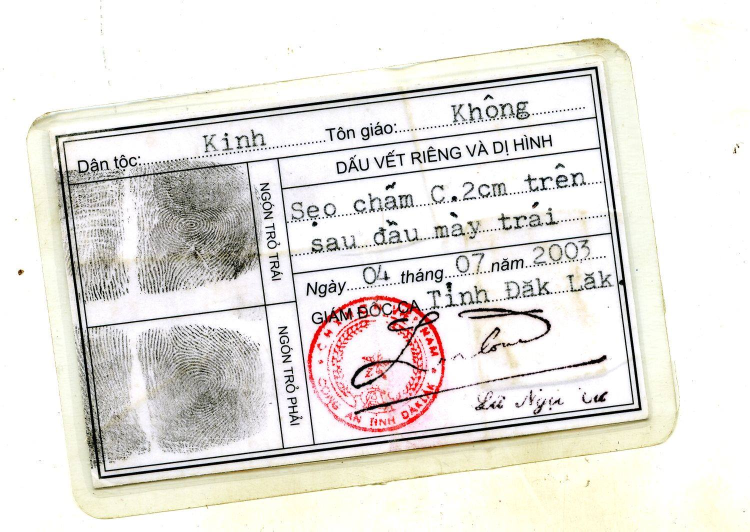
#> input picture Project/Tho/Linux/data/ID_1.jpg, 1500 x 1063 px, given in place of lena_2, which was not available (shown at 1/2 size)
$ python test_2.py   (older library calls are emulated)
#> lines starting #> are read from the running program, lines starting #| are printed output that depends on the picture; pictures that were not available may be replaced by others from this repository, and a replacement may not be noted
### Project/Tho/Linux/source/python/Harris_detection/harris_lib_v1_4.py
import numpy as np
import cv2
import time
from skimage.feature import peak_local_max


def nothing(x):
    pass


def corner_detection(img_origin, window_size, method, output_type, *args, **kwargs):
    start = time.time()
    window_size = np.asarray(window_size, dtype=np.int)
    img_gray = cv2.cvtColor(img_origin, cv2.COLOR_BGR2GRAY)
    img_gray = cv2.GaussianBlur(img_gray, (3, 3), 0)
    window_size_halved = np.array(np.floor(window_size / 2), dtype=np.int)

    # Calculate Ix and Iy based on Sobel filter
    img_dx = cv2.Sobel(img_gray, cv2.CV_32F, 1, 0, ksize=5)
    img_dy = cv2.Sobel(img_gray, cv2.CV_32F, 0, 1, ksize=5)

    # Calculate (Ix)^2 integral
    img_dx_squared = np.square(img_dx)
    img_dx_squared_integral = cv2.integral(img_dx_squared)

    # Calculate (Iy)^2 integral
    img_dy_squared = np.square(img_dy)
    img_dy_squared_integral = cv2.integral(img_dy_squared)

    # Calculate Ix*Iy integral
    img_dxy = img_dx * img_dy
    img_dxy_integral = cv2.integral(img_dxy)

    # Initialize response matrix
    R_values = np.zeros([img_gray.shape[0],
                        img_gray.shape[1]], dtype=np.float)
    if method == "Fast_Harris":
        M11_matrix = np.zeros([img_gray.shape[0],
                              img_gray.shape[1]], dtype=np.float)
        M22_matrix = np.zeros([img_gray.shape[0],
                              img_gray.shape[1]], dtype=np.float)
        M12_matrix = np.zeros([img_gray.shape[0],
                              img_gray.shape[1]], dtype=np.float)
        # [6 lines of commented-out code are left out]
    for i in range(window_size_halved[0], img_gray.shape[0] - window_size_halved[0]):
        if i % 10 == 0:
            print("Completed %0.2f%%" % (100*(i - window_size_halved[0]) /
                  (img_gray.shape[0] - window_size_halved[0])))
        for j in range(window_size_halved[1], img_gray.shape[1] - window_size_halved[1]):
            if method != "Fast_Harris":
                # Intergral implementation
                M_11 = img_dx_squared_integral[i - window_size_halved[0], j - window_size_halved[1]] +\
                    img_dx_squared_integral[i + window_size_halved[0] + 1, j + window_size_halved[1] + 1] -\
                    img_dx_squared_integral[i - window_size_halved[0], j + window_size_halved[1] + 1] -\
                    img_dx_squared_integral[i + window_size_halved[0] + 1, j - window_size_halved[1]]

                M_22 = img_dy_squared_integral[i - window_size_halved[0], j - window_size_halved[1]] +\
                    img_dy_squared_integral[i + window_size_halved[0] + 1, j + window_size_halved[1] + 1] -\
                    img_dy_squared_integral[i - window_size_halved[0], j + window_size_halved[1] + 1] -\
                    img_dy_squared_integral[i + window_size_halved[0] + 1, j - window_size_halved[1]]

                M_12 = img_dxy_integral[i - window_size_halved[0], j - window_size_halved[1]] +\
                    img_dxy_integral[i + window_size_halved[0] + 1, j + window_size_halved[1] + 1] -\
                    img_dxy_integral[i - window_size_halved[0], j + window_size_halved[1] + 1] -\
                    img_dxy_integral[i + window_size_halved[0] + 1, j - window_size_halved[1]]
                # End of Intergral implementation
                if method == "Harris":
                    # Harris response formula implementation
                    trace = M_11+M_22
                    det = M_11*M_22 - np.square(M_12)
                    if trace > 0:
                        R_values[i, j] = det / trace
                    pass
                    # End of Harris implementation
                elif method == "Shi-Tomasi":
                    # Shi - tomashi formula implementation
                    M = np.array([[M_11, M_12], [M_12, M_22]], dtype=float)
                    A = np.min(np.linalg.eigvalsh(M))
                    R_values[i, j] = A
                    # End of Shi - tomashi implementation
                else:
                    raise NameError("Wrong method name, try \"Harris\" or \"Shi-Tomasi\" or \"Fast_Harris\"")
            else:
                M11_matrix[i, j] = img_dx_squared_integral[i - window_size_halved[0], j - window_size_halved[1]] +\
                    img_dx_squared_integral[i + window_size_halved[0] + 1, j + window_size_halved[1] + 1] -\
                    img_dx_squared_integral[i - window_size_halved[0], j + window_size_halved[1] + 1] -\
                    img_dx_squared_integral[i + window_size_halved[0] + 1, j - window_size_halved[1]]
                M22_matrix[i, j] = img_dy_squared_integral[i - window_size_halved[0], j - window_size_halved[1]] +\
                    img_dy_squared_integral[i + window_size_halved[0] + 1, j + window_size_halved[1] + 1] -\
                    img_dy_squared_integral[i - window_size_halved[0], j + window_size_halved[1] + 1] -\
                    img_dy_squared_integral[i + window_size_halved[0] + 1, j - window_size_halved[1]]
                M12_matrix[i, j] = img_dxy_integral[i - window_size_halved[0], j - window_size_halved[1]] +\
                    img_dxy_integral[i + window_size_halved[0] + 1, j + window_size_halved[1] + 1] -\
                    img_dxy_integral[i - window_size_halved[0], j + window_size_halved[1] + 1] -\
                    img_dxy_integral[i + window_size_halved[0] + 1, j - window_size_halved[1]]
    if method == "Fast_Harris":
        R_values = (np.multiply(M11_matrix, M22_matrix) - np.square(M12_matrix))-0.004*np.square(M11_matrix+M22_matrix)
    stop = time.time()
    print("Completed 100%")
    print("Total processing time: %0.2f" % (stop - start))
    if output_type == "R_matrix":
        return R_values
    elif output_type == "Dirrect_img":
        if "min_distance" in kwargs:
            if "response_min" in kwargs:
                img_out = img_origin.copy()
                if kwargs['response_min'] > 0:
                    min_response = R_values.max()*np.power(10, 1-1/kwargs['response_min'])
                else:
                    min_response = R_values.max()
                local_max = peak_local_max(R_values, min_distance=kwargs['min_distance'], threshold_abs=min_response)
                for i in range(local_max.shape[0]):
                    img_out[local_max[i, 0]-1:local_max[i, 0]+2, local_max[i, 1]-1:local_max[i, 1]+2] = (0, 0, 255)
                return img_out
            else:
                raise ValueError("Missing argument \"response_min\"")
        else:
            raise ValueError("Missing argument \"min_distance\"")
    else:
        raise ValueError("Wrong output type, try \"R_matrix\" or \"Dirrect_img\"")


# [15 lines that do not run on import are left out]

# [8 lines that do not run on import are left out]

### Project/Tho/Linux/source/python/Harris_detection/test_2.py
import numpy as np
import cv2
from scipy.spatial import cKDTree
from skimage.feature import peak_local_max
from harris_lib_v1_4 import corner_detection

if __name__ == "__main__":
    img_1 = cv2.imread("./Project/Tho/Linux/data/lena_2")
#> img_1 is the input picture: shape (1063, 1500, 3); mean B, G, R 222.5, 226.7, 229.3
    img_2 = cv2.imread("./Project/Tho/Linux/data/lena_1")
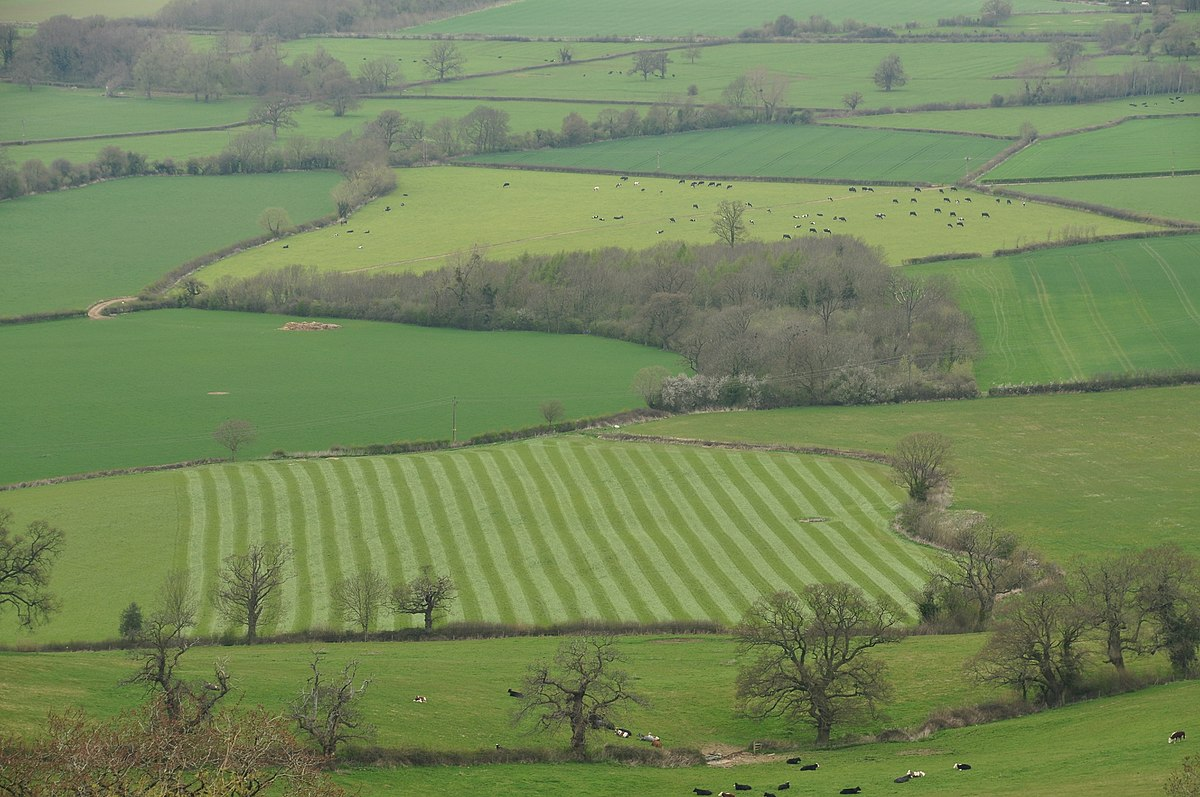
#> input picture Project/Tho/Linux/data/hill.jpg, 1200 x 797 px, given in place of lena_1, which was not available
#> img_2 is the input picture: shape (797, 1200, 3); mean B, G, R 91.2, 134, 116.4

    R_values_1 = corner_detection(img_1, window_size=(5, 5), method="Harris", output_type="R_matrix")
#> after the loop in corner_detection, `for i in range(window_size_halved[0], img_gray.shape[0] - window_size_..`:
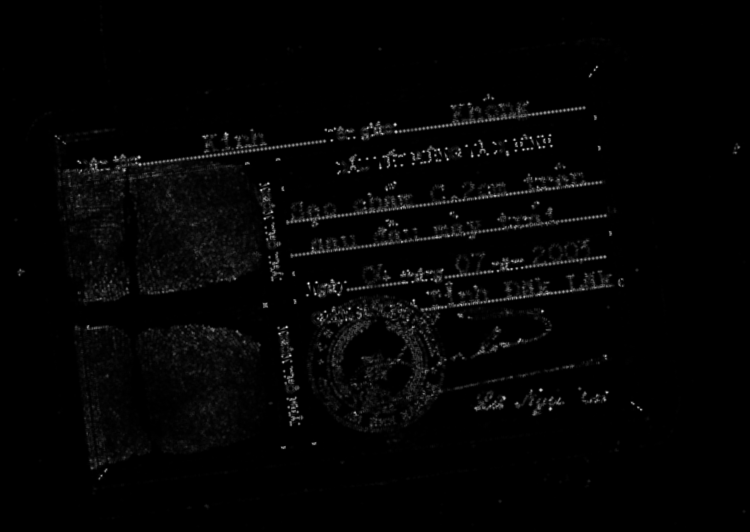
#> R_values: shape (1063, 1500) float64 (shown at 1/2 size); min 0, max 307081939.4, mean 5466973.4; drawn with min black and max white
    R_values_2 = corner_detection(img_2, window_size=(5, 5), method="Harris", output_type="R_matrix")
#> call 2 of corner_detection, with window_size = (5, 5), method = 'Harris', output_type = 'R_matrix'
#> in corner_detection (call 2), `img_dx_squared = np.square(img_dx)`:
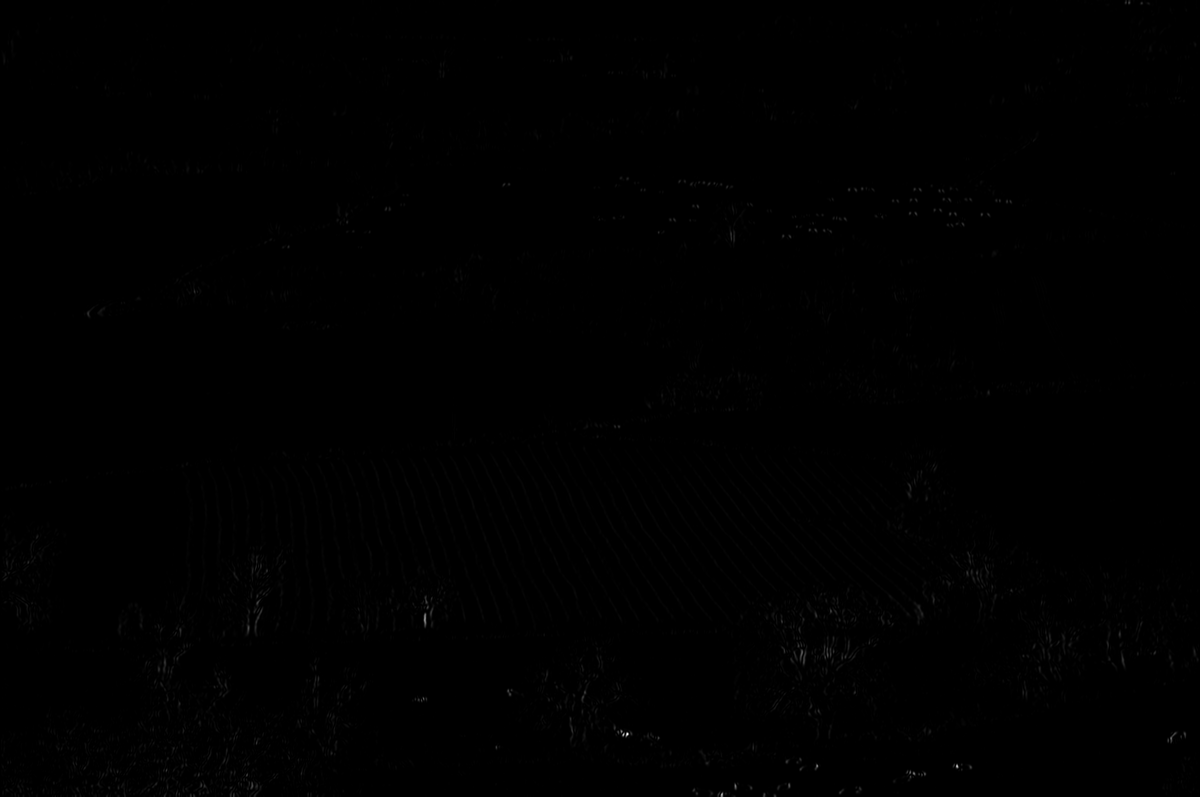
#> img_dx_squared: shape (797, 1200) float32; min 0, max 38477208, mean 88748.4; drawn with min black and max white
#> in corner_detection (call 2), `img_dy_squared_integral = cv2.integral(img_dy_squared)`:
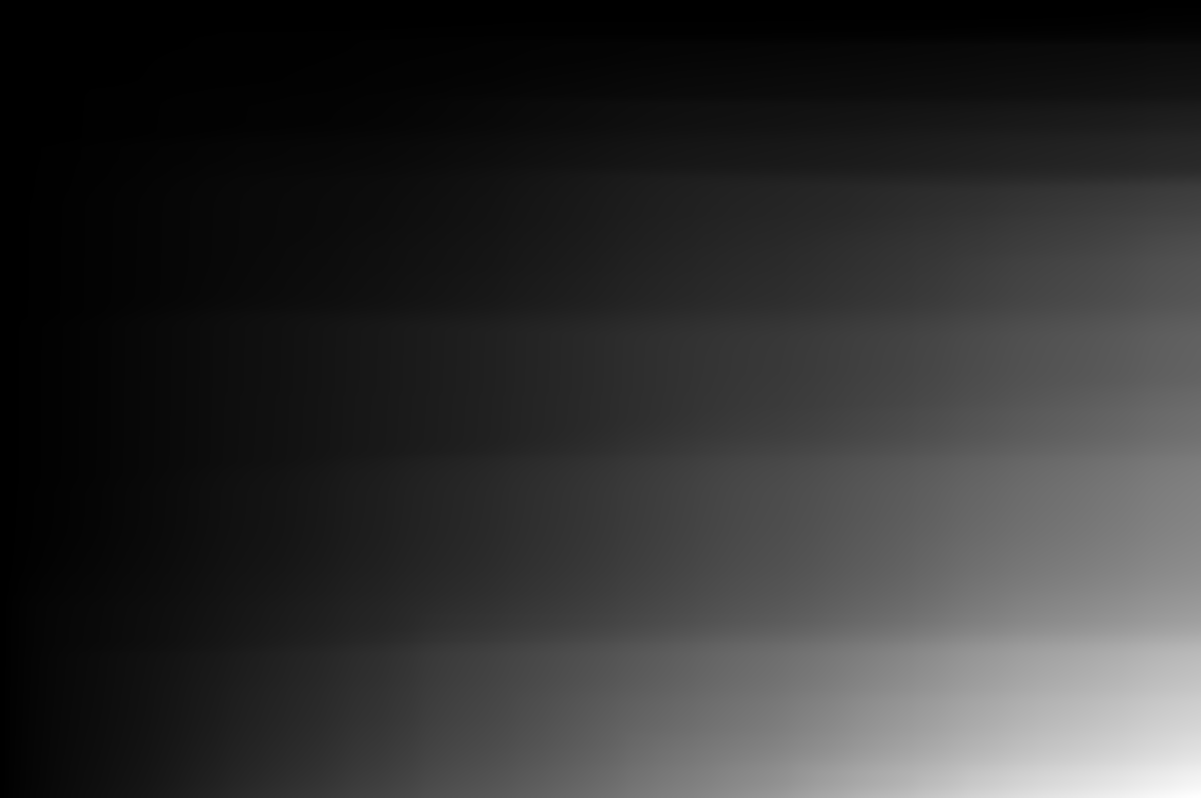
#> img_dy_squared_integral: shape (798, 1201) float64; min 0, max 1.6e+11, mean 3.13e+10; drawn with min black and max white
#> in corner_detection (call 2), `img_dxy_integral = cv2.integral(img_dxy)`:
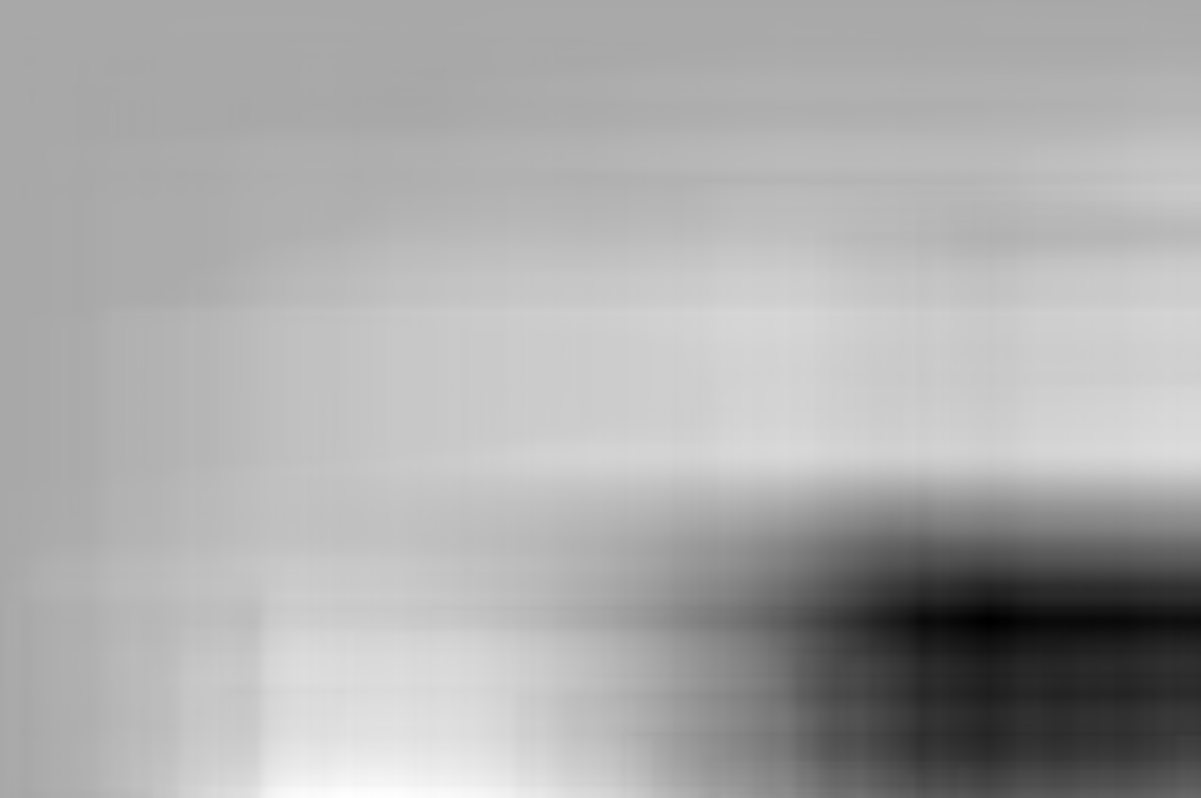
#> img_dxy_integral: shape (798, 1201) float64; min -5.3e+09, max 2.72e+09, mean 77018763.7; drawn with min black and max white

    min_response_1 = R_values_1.max()*np.power(10, -625/1000)
#> min_response_1 = 72820603.7
    min_response_2 = R_values_2.max()*np.power(10, -625/1000)
#> min_response_2 = 37750883.8

    local_max_1 = peak_local_max(R_values_1, min_distance=5, threshold_abs=min_response_1)
#> local_max_1 = 1060 pairs, first value 134 to 951, second value 38 to 1477
    local_max_2 = peak_local_max(R_values_2, min_distance=5, threshold_abs=min_response_2)
#> local_max_2 = 14 rows, first 8: [734, 625], [766, 958], [773, 915], [737, 1172], [614, 423], [765, 815], [774, 923], [785, 737]

    feature_vecs_1 = np.zeros((local_max_1.shape[0], 147), dtype=int)
    feature_vecs_2 = np.zeros((local_max_2.shape[0], 147), dtype=int)

    for i in range(local_max_1.shape[0]):
        feature_vecs_1[i, :] = img_1[local_max_1[i, 0]-3:local_max_1[i, 0]+4,
                                     local_max_1[i, 1]-3:local_max_1[i, 1]+4].flatten()
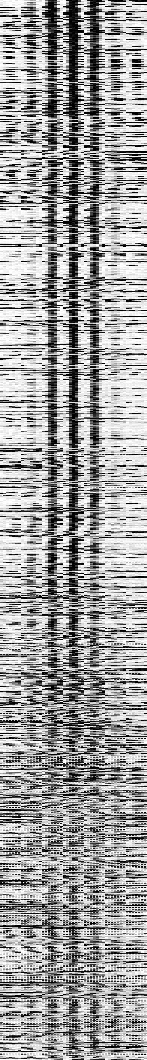
#> feature_vecs_1: shape (1060, 147) int64; min 0, max 255, mean 159.7
    for i in range(local_max_2.shape[0]):
        feature_vecs_2[i, :] = img_2[local_max_2[i, 0]-3:local_max_2[i, 0]+4,
                                     local_max_2[i, 1]-3:local_max_2[i, 1]+4].flatten()

    correspond_coord = np.zeros((feature_vecs_2.shape[0], 2), dtype=np.int)
    correspond_dist = np.zeros(feature_vecs_2.shape[0], dtype=np.float)
    for i in range(feature_vecs_2.shape[0]):
        correspond_dist[i], coord = cKDTree(feature_vecs_1).query(feature_vecs_2[i, :], k=1)
        # correspond_corner[i, :] = local_max_1[cKDTree(feature_vecs_1).query(feature_vecs_2[i, :], k=1)[1], :]
        correspond_coord[i, :] = local_max_1[coord, :]
#> this loop made 14 passes
#> coord on passes 1 to 12: 819, 678, 915, 612, 985, 794, 856, 928, 794, 779, 985, 665
#> after the loop, correspond_coord = 14 rows, first 8: [625, 1014], [290, 413], [735, 838], [814, 1077], [533, 466], [455, 883], [574, 1082], [369, 138]; correspond_dist = [779.4, 824.9, 732.5, 778.9, 586.1, 877.2, 791, 739, 669, 778.6, 890.6, 839.6, 792.4, 860.9]
    shortest_dist = correspond_dist.argsort()[:10]
#> shortest_dist = [4, 8, 2, 7, 9, 3, 0, 6, 12, 1]
    translate_const = np.zeros(2, dtype=np.float)
    for i in range(shortest_dist.shape[0]):
        translate_const += local_max_2[shortest_dist[i], :] - correspond_coord[shortest_dist[i], :]
#> this loop made 10 passes
#> translate_const on passes 1 to 10: [81, -43], [393, 43], [431, 120], [847, 719], [1355, 1027], [1278, 1122], [1387, 733], [1587, 574], [1979, 1224], [2455, 1769]
    translate_const = np.round(translate_const/shortest_dist.shape[0] + 0.5).astype(np.int)
#> translate_const = [246, 177]
    img_out = cv2.copyMakeBorder(img_2, 200, 200, 200, 200, cv2.BORDER_CONSTANT, value=0)
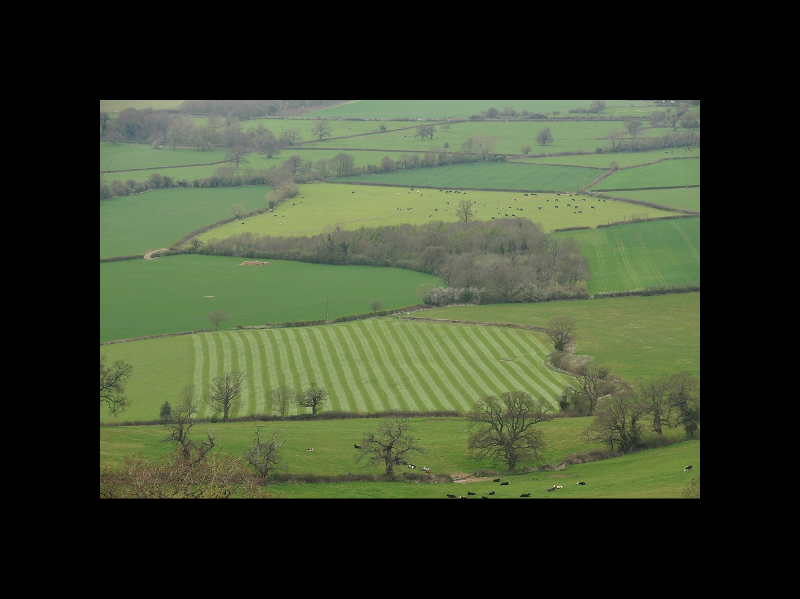
#> img_out: shape (1197, 1600, 3) (shown at 1/2 size); mean B, G, R 45.5, 66.9, 58.1
#> (the run stopped early here; a loop or call above may not have finished)
